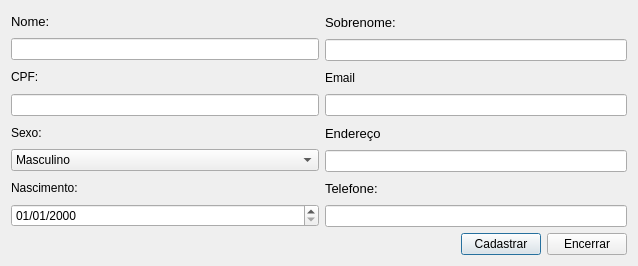
<?xml version="1.0" encoding="UTF-8"?>
<ui version="4.0">
 <class>Form_CadClie</class>
 <widget class="QDialog" name="Form_CadClie">
  <property name="geometry">
   <rect>
    <x>0</x>
    <y>0</y>
    <width>638</width>
    <height>266</height>
   </rect>
  </property>
  <property name="windowTitle">
   <string>Dialog</string>
  </property>
  <property name="modal">
   <bool>false</bool>
  </property>
  <layout class="QGridLayout" name="gridLayout">
   <item row="0" column="2">
    <layout class="QVBoxLayout" name="verticalLayout_2">
     <item>
      <widget class="QLabel" name="label_2">
       <property name="font">
        <font>
         <pointsize>10</pointsize>
        </font>
       </property>
       <property name="text">
        <string>Sobrenome:</string>
       </property>
      </widget>
     </item>
     <item>
      <widget class="QLineEdit" name="edtSobre"/>
     </item>
     <item>
      <widget class="QLabel" name="label_6">
       <property name="text">
        <string>Email</string>
       </property>
      </widget>
     </item>
     <item>
      <widget class="QLineEdit" name="edtEmail"/>
     </item>
     <item>
      <widget class="QLabel" name="label_3">
       <property name="font">
        <font>
         <pointsize>10</pointsize>
        </font>
       </property>
       <property name="text">
        <string>Endereço</string>
       </property>
      </widget>
     </item>
     <item>
      <widget class="QLineEdit" name="edtEnd"/>
     </item>
     <item>
      <widget class="QLabel" name="label_4">
       <property name="font">
        <font>
         <pointsize>10</pointsize>
        </font>
       </property>
       <property name="text">
        <string>Telefone:</string>
       </property>
      </widget>
     </item>
     <item>
      <widget class="QLineEdit" name="edtTel">
       <property name="inputMask">
        <string/>
       </property>
      </widget>
     </item>
    </layout>
   </item>
   <item row="0" column="0" colspan="2">
    <layout class="QVBoxLayout" name="verticalLayout">
     <item>
      <widget class="QLabel" name="label">
       <property name="font">
        <font>
         <pointsize>10</pointsize>
        </font>
       </property>
       <property name="text">
        <string>Nome:</string>
       </property>
      </widget>
     </item>
     <item>
      <widget class="QLineEdit" name="edtNome"/>
     </item>
     <item>
      <widget class="QLabel" name="label_5">
       <property name="text">
        <string>CPF:</string>
       </property>
      </widget>
     </item>
     <item>
      <widget class="QLineEdit" name="edtCpf">
       <property name="inputMask">
        <string/>
       </property>
      </widget>
     </item>
     <item>
      <widget class="QLabel" name="label_7">
       <property name="text">
        <string>Sexo:</string>
       </property>
      </widget>
     </item>
     <item>
      <widget class="QComboBox" name="cbSexo">
       <item>
        <property name="text">
         <string>Masculino</string>
        </property>
       </item>
       <item>
        <property name="text">
         <string>Feminino</string>
        </property>
       </item>
      </widget>
     </item>
     <item>
      <widget class="QLabel" name="label_8">
       <property name="text">
        <string>Nascimento:</string>
       </property>
      </widget>
     </item>
     <item>
      <widget class="QDateEdit" name="edtData">
       <property name="displayFormat">
        <string>dd/MM/yyyy</string>
       </property>
      </widget>
     </item>
    </layout>
   </item>
   <item row="2" column="0">
    <spacer name="horizontalSpacer_2">
     <property name="orientation">
      <enum>Qt::Horizontal</enum>
     </property>
     <property name="sizeHint" stdset="0">
      <size>
       <width>40</width>
       <height>20</height>
      </size>
     </property>
    </spacer>
   </item>
   <item row="2" column="2">
    <layout class="QHBoxLayout" name="horizontalLayout">
     <item>
      <spacer name="horizontalSpacer">
       <property name="orientation">
        <enum>Qt::Horizontal</enum>
       </property>
       <property name="sizeHint" stdset="0">
        <size>
         <width>40</width>
         <height>20</height>
        </size>
       </property>
      </spacer>
     </item>
     <item>
      <widget class="QPushButton" name="btnCad">
       <property name="text">
        <string>Cadastrar</string>
       </property>
       <property name="icon">
        <iconset resource="../resource/icons.qrc">
         <normaloff>:/imagens/icons/1493238513_Check.png</normaloff>:/imagens/icons/1493238513_Check.png</iconset>
       </property>
      </widget>
     </item>
     <item>
      <widget class="QPushButton" name="btnSair">
       <property name="text">
        <string>Encerrar</string>
       </property>
       <property name="icon">
        <iconset resource="../resource/icons.qrc">
         <normaloff>:/imagens/icons/1493332785_button_cancel.png</normaloff>:/imagens/icons/1493332785_button_cancel.png</iconset>
       </property>
      </widget>
     </item>
    </layout>
   </item>
  </layout>
 </widget>
 <resources>
  <include location="../resource/icons.qrc"/>
 </resources>
 <connections/>
</ui>
